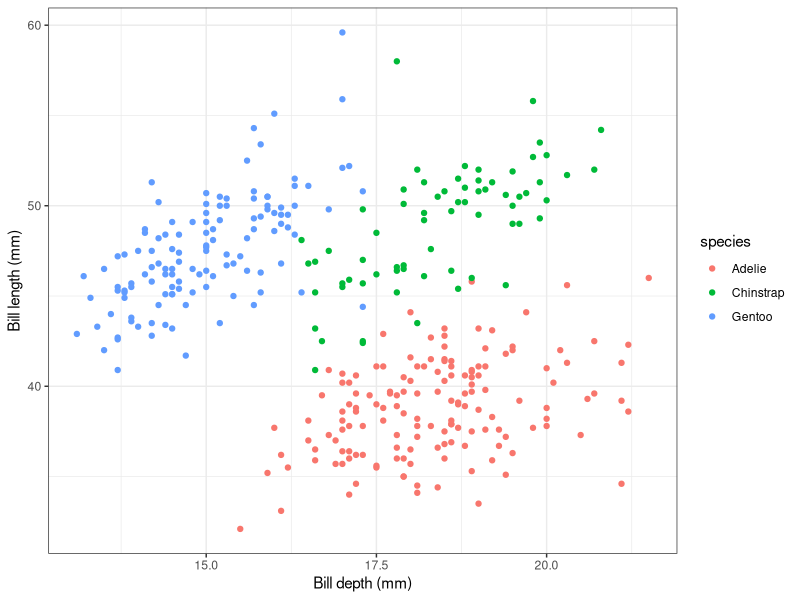

Reproduce this figure in R.
library(palmerpenguins)
library(tidyverse)



ggplot(penguins, aes(x=bill_depth_mm, y = bill_length_mm, color=species))+
  labs(x = "Bill depth (mm)", y = "Bill length (mm)") +
  geom_point()+
  theme_bw()
  
